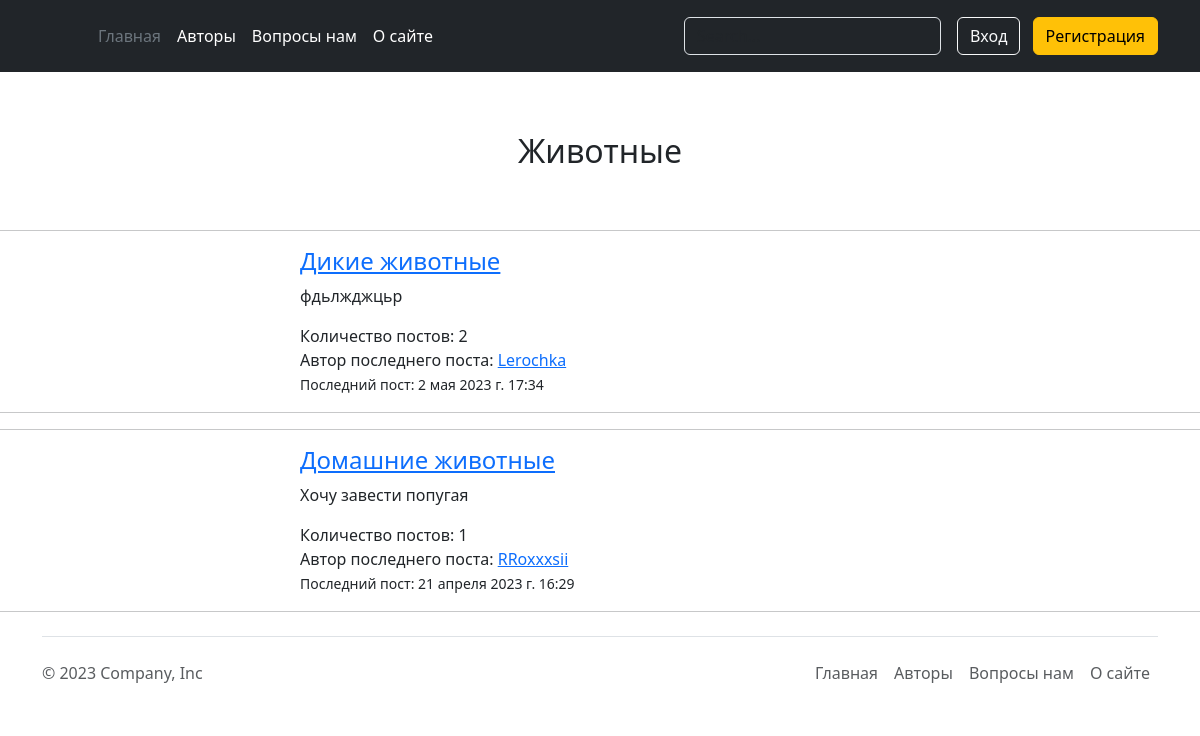
/category/zhivotnye/, run on the app's committed database.
### main/models.py (models this page shows, shortened)
class BlogCategory(models.Model):
    category_name = models.CharField(max_length=255, unique=True, verbose_name='Название категории')
    slug = models.SlugField(max_length=255, unique=True, verbose_name='Слаг категории')
    category_photo = models.ImageField(blank=True, verbose_name='Изображение категории')
    class Meta:
        verbose_name = _('Категория')
        verbose_name_plural = _('Категории')
        ordering = ('category_name', )
    def __str__(self):
        return self.category_name

class SubCategory(models.Model):
    category = models.ForeignKey(BlogCategory, on_delete=models.CASCADE, verbose_name='Внешний ключ категории')
    sub_category_name = models.CharField(max_length=255, verbose_name='Название подкатегории')
    slug = models.SlugField(max_length=255, verbose_name='Слаг подкатегории')
    def __str__(self):
        return self.sub_category_name
    class Meta:
        verbose_name = _('Подкатегория')
        verbose_name_plural = _('Подкатегории')
        ordering = ('-sub_category_name', )
    def get_absolute_url(self):
        return reverse("main:subcategory_post",  args=[self.slug])

### main/views.py (the view)
# urls.py: path('category/<slug:slug>/', views.category_detail, name='category'),
def category_detail(request, slug):
    category = get_object_or_404(BlogCategory, slug=slug)  # Category
    last_post = Post.objects.filter(category=OuterRef('pk')).order_by('-created_at')
    subcategories = SubCategory.objects.filter(category=category.id).annotate(last_post=Max('post__created_at'),
                                                                              num_posts=Count(
                                                                                  'post__author__user_name'),
                                                                              post_text=Subquery(
                                                                                  last_post.values('title')[:1]),
                                                                              post_author=Subquery(
                                                                                  last_post.values('author__user_name')[
                                                                                  :1])
                                                                              ).select_related('category')
    context = {'category': category, 'subcategories': subcategories, 'title': category}
    return render(request, 'main/category.html', context=context)

### main/templates/main/category.html (shortened to what this page needs)
{% extends 'main/base.html' %}
{% load static %}
{% block content %}
<link rel="stylesheet" href="{% static 'main/css/subcat_styles.css' %}">
<h2 class="category_headline">{{ category.category_name }}</h2>
{% for subcategory in subcategories %}
<hr>
<div class="subforum-section">
    <div class="subforum-description subforum-column">
        <h4><a href="{{ subcategory.get_absolute_url }}">{{ subcategory }}</a></h4>
        {% if subcategory.post_text %}
        <p>{{ subcategory.post_text }}</p>
        {% endif %}
    </div>
    <div class="subforum-stats subforum-column center">
        <span>Количество постов: {{ subcategory.num_posts }}</span>
    </div>
    <div class="subforum-info subforum-column">
        {% if subcategory.last_post %}
        Автор последнего поста: <a href="">{{ subcategory.post_author }}</a>
        <br>
        <small>Последний пост: {{ subcategory.last_post }}</small>
        {% endif %}
    </div>
</div>
<hr>
{% endfor %}
{% endblock %}

### main/static/main/css/subcat_styles.css (style rules this page uses)
.category_headline { align-items: center; display: flex; justify-content: center; margin-top: 5%; margin-bottom: 5%; }
.subforum-section { margin: auto; width: 50%; }

### data on the page
BlogCategory: category_name "Животные"
SubCategory: sub_category_name "Дикие животные", post_text "фдьлжджцьр", num_posts "2", post_author "Lerochka", last_post "2 мая 2023 г. 17:34"
SubCategory: sub_category_name "Домашние животные", post_text "Хочу завести попугая", num_posts "1", post_author "RRoxxxsii", last_post "21 апреля 2023 г. 16:29"
